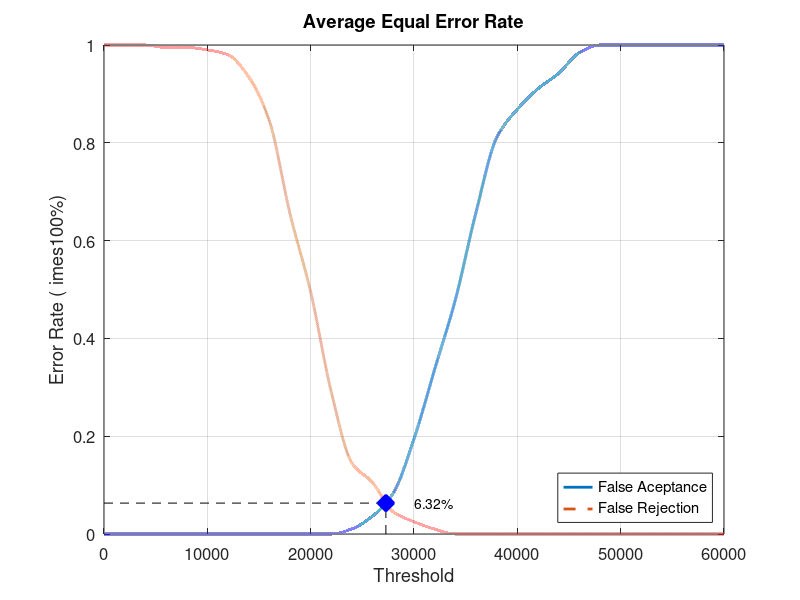
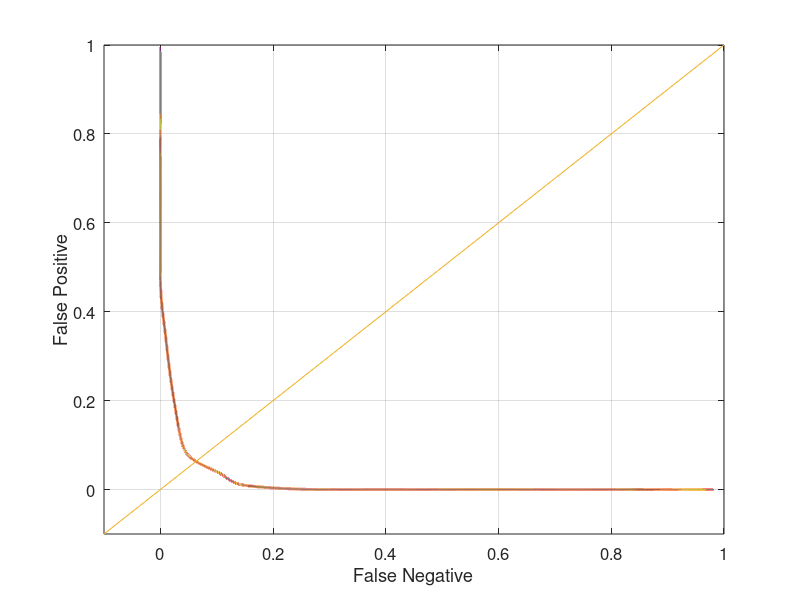

Reproduce these figures in MATLAB, in order.
close all;
clear;
clc;
x = 0:2000:60000;
xq = 0:0.5:60000;

y0 = [0 0 0 0 0 0 0 0 0 0 0 0 0.0105263 0.0368421 0.0842105 0.194737 0.336842 0.478947 0.657895 0.810526 0.868421 0.910526 0.942105 0.984211 1 1 1 1 1 1 1]
yy0 = interp1(x, y0, xq, 'pchip');
y1 = [1 1 1 0.995 0.995 0.99 0.98 0.935 0.845 0.655 0.495 0.29 0.145 0.105 0.045 0.025 0.01 0 0 0 0 0 0 0 0 0 0 0 0 0 0]
yy1 = interp1(x, y1, xq, 'pchip');

% Calculating EER: 
y2 = abs(y0 - y1);
find(y2 == min(y2))
yy2 = abs(yy0 - yy1);
xEER = find(yy2 == min(yy2));
xEERIndex = xq(xEER) % X-axis EER
yEER = yy0(xEER) % Y-axis EER

main = figure
plot(xq, yy0,'-','LineWidth', 2);	hold on
plot(xq, yy1,'--','LineWidth', 2);	hold on
plot([xEERIndex xEERIndex], [0 yEER], 'k--');	hold on
plot([0 xEERIndex], [yEER yEER], 'k--');	hold on
plot(xEERIndex, yEER, 'bx', 'LineWidth', 10);	hold on
text(xEERIndex + 10 * xEERIndex / 100, yEER, [num2str(round((10000 * yEER)) / 100) '%'])
legend('False Aceptance', 'False Rejection', 'Location', 'SouthEast')
xlabel('Threshold')
ylabel('Error Rate (	imes100%)')
title('Average Equal Error Rate')
set(gca, 'FontSize', 12)
axis([0 60000 0 1])
grid on

print(main, 'Database1_3Main', '-dpng');
FNRxFPR = figure('Color', [1 1 1]);
plot(yy1, yy0, '-', yy1, yy0, 'LineWidth', 2);
hold on
y = -0.1:0.1:1
plot(y, y); 
set(gca, 'FontSize', 12)
xlabel('False Negative')
ylabel('False Positive')
axis([-0.1 1 -0.1 1])
set(gca, 'FontSize', 12)
grid on

print(FNRxFPR, 'Database1_3FNRxFPR','-dpng');
